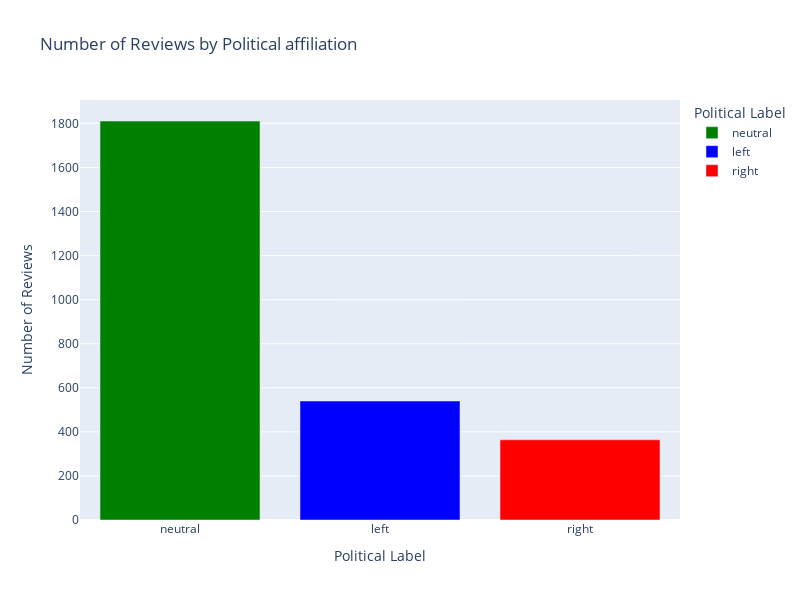

The cell this chart's notebook holds for it:
### Markdown cell above
# PLots

### Code cell
custom_show_fig(plot_political_label_counts(df_reviews_predicted).update_layout(width=800, height=600))

### Figure 1 — Plotly figure (JSON) as saved in the notebook; plotly's stock layout.template omitted (floating-point values rounded to 4 significant figures)
{"data": [{"alignmentgroup": "True", "hovertemplate": "Political Label=%{x}<br>Number of Reviews=%{y}<extra></extra>", "legendgroup": "neutral", "marker": {"color": "green", "pattern": {"shape": ""}}, "name": "neutral", "offsetgroup": "neutral", "orientation": "v", "showlegend": true, "textposition": "auto", "x": ["neutral"], "xaxis": "x", "y": [1811], "yaxis": "y", "type": "bar"}, {"alignmentgroup": "True", "hovertemplate": "Political Label=%{x}<br>Number of Reviews=%{y}<extra></extra>", "legendgroup": "left", "marker": {"color": "blue", "pattern": {"shape": ""}}, "name": "left", "offsetgroup": "left", "orientation": "v", "showlegend": true, "textposition": "auto", "x": ["left"], "xaxis": "x", "y": [540], "yaxis": "y", "type": "bar"}, {"alignmentgroup": "True", "hovertemplate": "Political Label=%{x}<br>Number of Reviews=%{y}<extra></extra>", "legendgroup": "right", "marker": {"color": "red", "pattern": {"shape": ""}}, "name": "right", "offsetgroup": "right", "orientation": "v", "showlegend": true, "textposition": "auto", "x": ["right"], "xaxis": "x", "y": [364], "yaxis": "y", "type": "bar"}], "layout": {"xaxis": {"anchor": "y", "domain": [0.0, 1.0], "title": {"text": "Political Label"}, "categoryorder": "array", "categoryarray": ["neutral", "left", "right"], "fixedrange": true}, "yaxis": {"anchor": "x", "domain": [0.0, 1.0], "title": {"text": "Number of Reviews"}, "fixedrange": true}, "legend": {"title": {"text": "Political Label"}, "tracegroupgap": 0}, "title": {"text": "Number of Reviews by Political affiliation"}, "barmode": "relative", "width": 800, "height": 600, "dragmode": false}}
